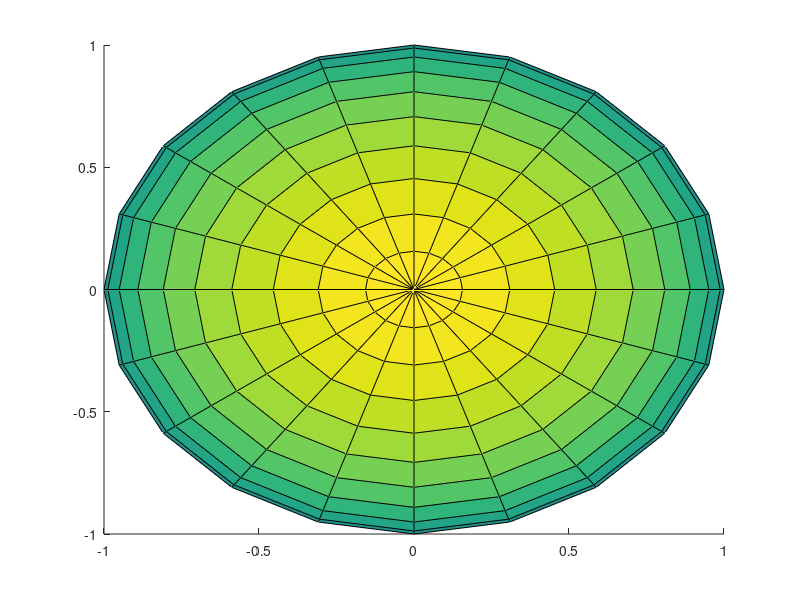

This chart was generated by the following MATLAB code: (Note: this script raises an error after producing the figure.)
function [] = example_fig2u3d
% File:      example_fig2u3d.m
% Author:    Ioannis Filippidis, jfilippidis@gmail.com
% Date:      2012.06.10
% Language:  MATLAB R2012a
% Purpose:   examples for using fig2u3d
% Copyright: Ioannis Filippidis, 2012-

ax1 = gca;

%peaks_facecolors(ax1)
%peaks_sphere(ax1)
mixed_scene(ax1)
%peaks_contour(ax1)

%copyfile('peaks.u3d', '..\tex\personal\3dheart\img\peaks.u3d')
%copyfile('peaks.vws', '..\tex\personal\3dheart\img\peaks.vws')

function [] = peaks_facecolors(ax)
[x, y, z] = peaks;
[n, m] = size(x);
c = 10 *rand(n-1, m-1);

surf(ax, x, y, z +5, z +5)

hold(ax, 'on')
surf(ax, x, y, z, c)

[x, y, z] = sphere;
[n, m] = size(x);
c = 10 *rand(n-1, m-1);
surf(ax, x, y, z, c)

fig2u3d(ax, 'peaks')

function [] = peaks_sphere(ax)
axes(ax)
peaks
hold(ax, 'on')
sphere
freezeColors
plot_torus(ax, zeros(3, 1)+10, 1, 2, eye(3) )

fig2u3d(ax, 'peaks')

function [] = mixed_scene(ax)
%% init
hold(ax, 'on')

%% surf
sphere(20)

%% line
t = linspace(0, 10, 100);
x = [cos(t); sin(t); t];
plotmd(ax, x, 'b-*')
plotmd(ax, x+1, 'ro') % 2nd line

%% quiver3
n = 8;
x = 10 *rand(3, n);
v = rand(3, n);
quivermd(ax, x, v, 'g')

%% view
axis(ax, 'equal')
axis(ax, 'tight')
view(ax, 3)

fig2u3d(ax, 'mixed_scene')

function [] = peaks_contour(ax)
if nargin < 1
    ax = newax;
end

[X, Y, Z] = peaks;
surf(ax, X, Y, Z+3)
hold(ax, 'on')
contour(ax, X, Y, Z)
